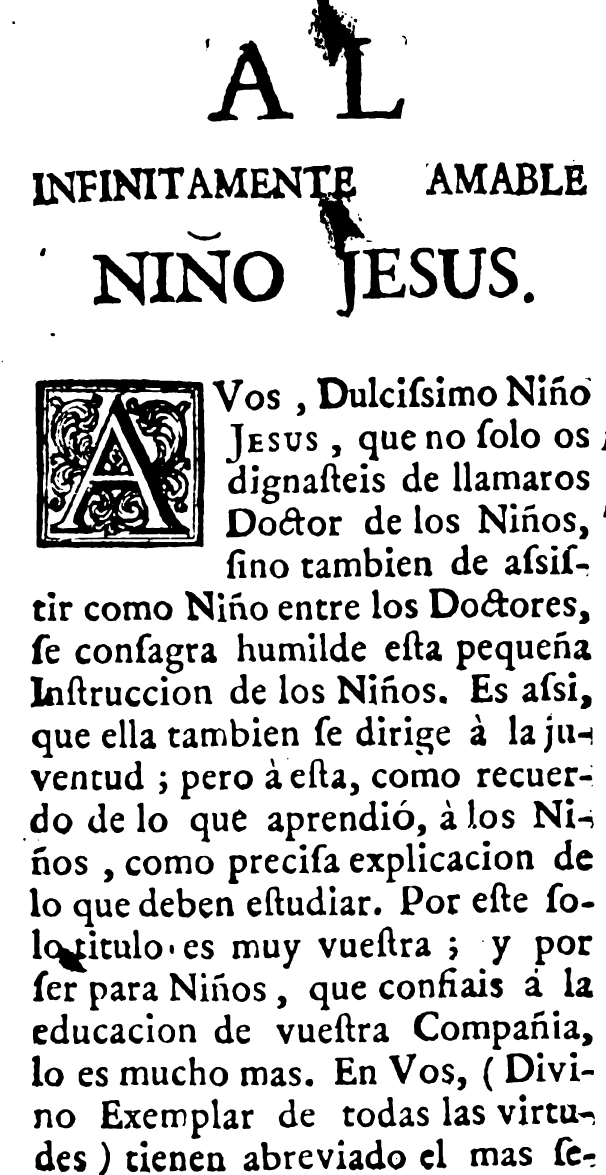
#> input picture training_file/processed_images/Buendia-page_1.jpg, 1212 x 2350 px, found by its file name (shown at 1/2 size)
$ jupyter execute --allow-errors training_Unet.ipynb   (shell and % lines are left out)
#> lines starting #> are read from the running program, lines starting #| are printed output that depends on the picture; after the words box and inside, x2 and y2 are one past the last pixel; in counts of white or black regions, pixels touching at a corner belong together
[cell 1]
import numpy as np
import matplotlib.pyplot as plt
import cv2
import os
from keras.layers import *
from keras.models import Model
from keras.optimizers import Adam
import random

#> (the rest of this cell did not finish here and is left out)

#> (a cell that did not finish here is left out)

[cell 3]
def unet(pretrained_weights = None,input_size = (512,512,1)):
    inputs = Input(input_size)
    conv1 = Conv2D(64, 3, activation = 'relu', padding = 'same', kernel_initializer = 'he_normal')(inputs)
    conv1 = Conv2D(64, 3, activation = 'relu', padding = 'same', kernel_initializer = 'he_normal')(conv1)
    pool1 = MaxPooling2D(pool_size=(2, 2))(conv1)
    conv2 = Conv2D(128, 3, activation = 'relu', padding = 'same', kernel_initializer = 'he_normal')(pool1)
    conv2 = Conv2D(128, 3, activation = 'relu', padding = 'same', kernel_initializer = 'he_normal')(conv2)
    pool2 = MaxPooling2D(pool_size=(2, 2))(conv2)
    conv3 = Conv2D(256, 3, activation = 'relu', padding = 'same', kernel_initializer = 'he_normal')(pool2)
    conv3 = Conv2D(256, 3, activation = 'relu', padding = 'same', kernel_initializer = 'he_normal')(conv3)
    pool3 = MaxPooling2D(pool_size=(2, 2))(conv3)
    conv4 = Conv2D(512, 3, activation = 'relu', padding = 'same', kernel_initializer = 'he_normal')(pool3)
    conv4 = Conv2D(512, 3, activation = 'relu', padding = 'same', kernel_initializer = 'he_normal')(conv4)
    drop4 = Dropout(0.5)(conv4)
    pool4 = MaxPooling2D(pool_size=(2, 2))(drop4)

    conv5 = Conv2D(1024, 3, activation = 'relu', padding = 'same', kernel_initializer = 'he_normal')(pool4)
    conv5 = Conv2D(1024, 3, activation = 'relu', padding = 'same', kernel_initializer = 'he_normal')(conv5)
    drop5 = Dropout(0.5)(conv5)

    up6 = Conv2D(512, 2, activation = 'relu', padding = 'same', kernel_initializer = 'he_normal')(UpSampling2D(size = (2,2))(drop5))
    merge6 = concatenate([drop4,up6], axis = 3)
    conv6 = Conv2D(512, 3, activation = 'relu', padding = 'same', kernel_initializer = 'he_normal')(merge6)
    conv6 = Conv2D(512, 3, activation = 'relu', padding = 'same', kernel_initializer = 'he_normal')(conv6)

    up7 = Conv2D(256, 2, activation = 'relu', padding = 'same', kernel_initializer = 'he_normal')(UpSampling2D(size = (2,2))(conv6))
    merge7 = concatenate([conv3,up7], axis = 3)
    conv7 = Conv2D(256, 3, activation = 'relu', padding = 'same', kernel_initializer = 'he_normal')(merge7)
    conv7 = Conv2D(256, 3, activation = 'relu', padding = 'same', kernel_initializer = 'he_normal')(conv7)

    up8 = Conv2D(128, 2, activation = 'relu', padding = 'same', kernel_initializer = 'he_normal')(UpSampling2D(size = (2,2))(conv7))
    merge8 = concatenate([conv2,up8], axis = 3)
    conv8 = Conv2D(128, 3, activation = 'relu', padding = 'same', kernel_initializer = 'he_normal')(merge8)
    conv8 = Conv2D(128, 3, activation = 'relu', padding = 'same', kernel_initializer = 'he_normal')(conv8)

    up9 = Conv2D(64, 2, activation = 'relu', padding = 'same', kernel_initializer = 'he_normal')(UpSampling2D(size = (2,2))(conv8))
    merge9 = concatenate([conv1,up9], axis = 3)
    conv9 = Conv2D(64, 3, activation = 'relu', padding = 'same', kernel_initializer = 'he_normal')(merge9)
    conv9 = Conv2D(64, 3, activation = 'relu', padding = 'same', kernel_initializer = 'he_normal')(conv9)
    conv9 = Conv2D(2, 3, activation = 'relu', padding = 'same', kernel_initializer = 'he_normal')(conv9)
    conv10 = Conv2D(1, 1, activation = 'sigmoid')(conv9)

    model = Model(inputs,conv10)

    model.compile(optimizer = Adam(learning_rate=1e-4), loss = 'binary_crossentropy', metrics = ['accuracy'])

    #model.summary()

    if(pretrained_weights):
    	model.load_weights(pretrained_weights)

    return model

#> (the rest of this cell did not finish here and is left out)

#> (a cell that did not finish here is left out)

#> (a cell that did not finish here is left out)

[cell 6]
from keras.callbacks import ModelCheckpoint

# Define ModelCheckpoint callback
#> (the rest of this cell did not finish here and is left out)

[cell 7]
from google.colab import drive
drive.mount('/content/drive')

#> (a cell that did not finish here is left out)

[cell 9]
import seaborn as sns
img=cv2.imread(f'/content/drive/MyDrive/human_ai_folder/processed_images/Buendia-page_1.jpg',0)
#> img is the input picture: shape (2350, 1212); min 0, max 255, mean 211.1
ret,img=cv2.threshold(img,150,255,cv2.THRESH_BINARY_INV)
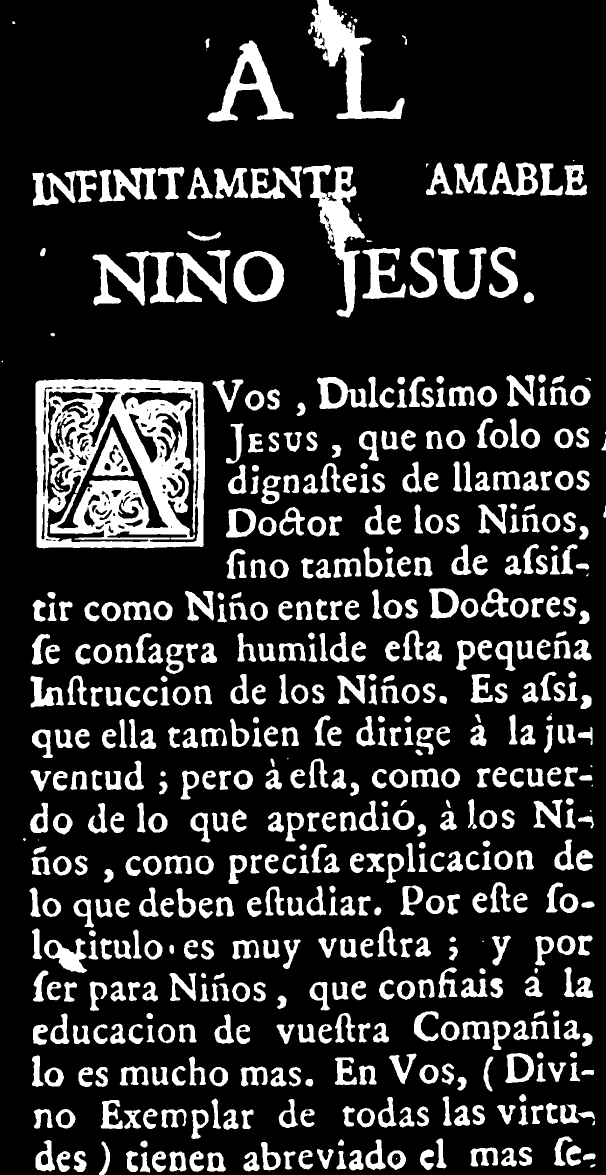
#> img: shape (2350, 1212) (shown at 1/2 size); 17.8% white; 579 white regions (27 under 20 px), largest, box (x1, y1, x2, y2) and area: (71, 758, 410, 1097) 69691, (616, 0, 809, 238) 13063, (606, 330, 730, 635) 11812
img=cv2.resize(img,(512,512))
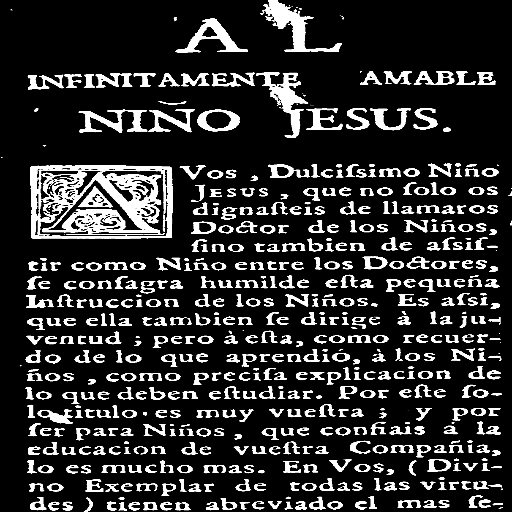
#> img: shape (512, 512); min 0, max 255, mean 45.5
img= np.expand_dims(img,axis=-1)

[cell 10]
img=np.expand_dims(img,axis=0)
#> (the rest of this cell did not finish here and is left out)

#> (a cell that did not finish here is left out)

[cell 12]
coordinates=[]
import cv2
img = cv2.imread('/content/test_img_mask.JPG',0)
cv2.threshold(img,0,255,cv2.THRESH_BINARY+cv2.THRESH_OTSU,img)
ori_img=cv2.imread('/content/drive/MyDrive/human_ai_folder/processed_images/Buendia-page_1.jpg')
ori_img=cv2.resize(ori_img,(512,512))
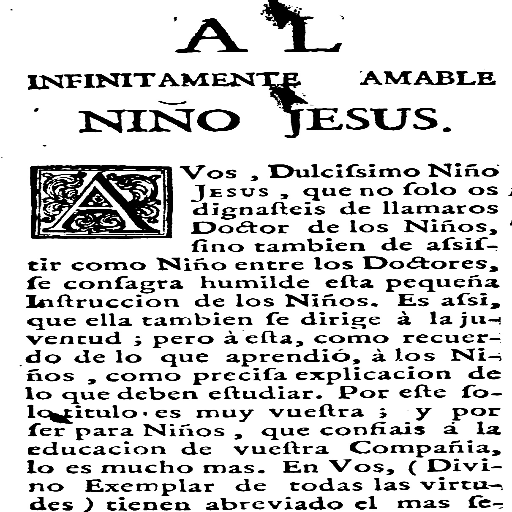
#> ori_img: shape (512, 512, 3); min 0, max 255, mean 210.9
contours, hier = cv2.findContours(img, cv2.RETR_EXTERNAL,cv2.CHAIN_APPROX_NONE)
#> contours = []
for c in contours:
    # get the bounding rect
    x, y, w, h = cv2.boundingRect(c)
    # draw a white rectangle to visualize the bounding rect
    cv2.rectangle(ori_img, (x, y), (x+w,y+h), 255, 1)
    coordinates.append([x,y,(x+w),(y+h)])
#> this loop made 0 passes
#> after the loop, coordinates = []

#cv2.drawContours(img, contours, -1, (255, 255, 0), 1)

cv2.imwrite("output.png",ori_img)
#> Out = True

[cell 13]
import cv2

img = cv2.imread('/content/test_img_mask.JPG',0)
cv2.threshold(img,0,255,cv2.THRESH_BINARY+cv2.THRESH_OTSU,img)
ori_img=cv2.imread('/content/drive/MyDrive/human_ai_folder/processed_images/Buendia-page_1.jpg')
ori_img=cv2.resize(ori_img,(512,512))
contours, hier = cv2.findContours(img, cv2.RETR_EXTERNAL,cv2.CHAIN_APPROX_NONE)
coordinates = []
for c in contours:
    # get the bounding rect
    x, y, w, h = cv2.boundingRect(c)
    coordinates.append([x, y, x+w, y+h])

# Find the minimum and maximum coordinates
#> (the rest of this cell did not finish here and is left out)

[cell 14]
import cv2

# Read the mask image in grayscale
img = cv2.imread('/content/test_img_mask.JPG', 0)
img_path='/content/drive/MyDrive/human_ai_folder/processed_images/Buendia-page_1.jpg'

# Apply Otsu's threshold to get a binary image
_, thresholded_img = cv2.threshold(img, 0, 255, cv2.THRESH_BINARY + cv2.THRESH_OTSU)

# Read the original image
ori_img = cv2.imread(img_path)

# Get original dimensions
ori_height, ori_width = ori_img.shape[:2]
#> ori_height = 2350; ori_width = 1212

# Resize the original image to 512x512 to find contours on the same scale
#> (the rest of this cell did not finish here and is left out)

[cell 15]
import cv2

# Read the mask image in grayscale
img = cv2.imread('/content/test_img_mask.JPG', 0)

# Apply Otsu's threshold to get a binary image
_, thresholded_img = cv2.threshold(img, 0, 255, cv2.THRESH_BINARY + cv2.THRESH_OTSU)

# Read the original image
ori_img = cv2.imread(img_path)

# Get original dimensions
ori_height, ori_width = ori_img.shape[:2]

# Resize the original image to 512x512 to find contours on the same scale
#> (the rest of this cell did not finish here and is left out)

[cell 16]
import cv2
import numpy as np

def crop_text_region(mask_path, original_image_path, output_path):
    # Read the mask image in grayscale
#> called with mask_path = '/content/test_img_mask.JPG', output_path = '/content/output1.png'
    mask = cv2.imread(mask_path, 0)

    # Read the original image
    original_img = cv2.imread(original_image_path)

    # Get original dimensions
    ori_height, ori_width = original_img.shape[:2]
#> ori_height = 2350; ori_width = 1212

    # Resize the mask to match the original image dimensions
    resized_mask = cv2.resize(mask, (ori_width, ori_height))

    # Apply Otsu's threshold to get a binary image
    _, binary_mask = cv2.threshold(resized_mask, 0, 255, cv2.THRESH_BINARY + cv2.THRESH_OTSU)

    # Apply morphological operations to remove noise and connect nearby text
    kernel = np.ones((5,5), np.uint8)
    cleaned_mask = cv2.morphologyEx(binary_mask, cv2.MORPH_CLOSE, kernel)
    cleaned_mask = cv2.morphologyEx(cleaned_mask, cv2.MORPH_OPEN, kernel)

    # Find contours in the cleaned mask
    contours, _ = cv2.findContours(cleaned_mask, cv2.RETR_EXTERNAL, cv2.CHAIN_APPROX_SIMPLE)

    # Filter contours based on area to remove small noise
    min_contour_area = 100  # Adjust this value as needed
    valid_contours = [cnt for cnt in contours if cv2.contourArea(cnt) > min_contour_area]

    if not valid_contours:
        print("No valid text regions found.")
        return None

    # Find the bounding rectangle that encompasses all valid contours
    x_min, y_min = ori_width, ori_height
    x_max, y_max = 0, 0

    for contour in valid_contours:
        x, y, w, h = cv2.boundingRect(contour)
        x_min = min(x_min, x)
        y_min = min(y_min, y)
        x_max = max(x_max, x + w)
        y_max = max(y_max, y + h)

    #add padding
    padding = 10
    x_min = max(0, x_min - padding)
    y_min = max(0, y_min - padding)
    x_max = min(ori_width, x_max + padding)
    y_max = min(ori_height, y_max + padding)

    # Crop the original image
    cropped_img = original_img[y_min:y_max, x_min:x_max]

    # Save the cropped image
    cv2.imwrite(output_path, cropped_img)

    return output_path

# Usage
mask_path = '/content/test_img_mask.JPG'
original_image_path = '/content/drive/MyDrive/human_ai_folder/processed_images/Buendia-page_1.jpg'
output_path = '/content/output1.png'


#> (the rest of this cell did not finish here and is left out)

$ run again, with cleaned_images/image_with_border.jpg copied over training_file/processed_images/Buendia-page_1.jpg
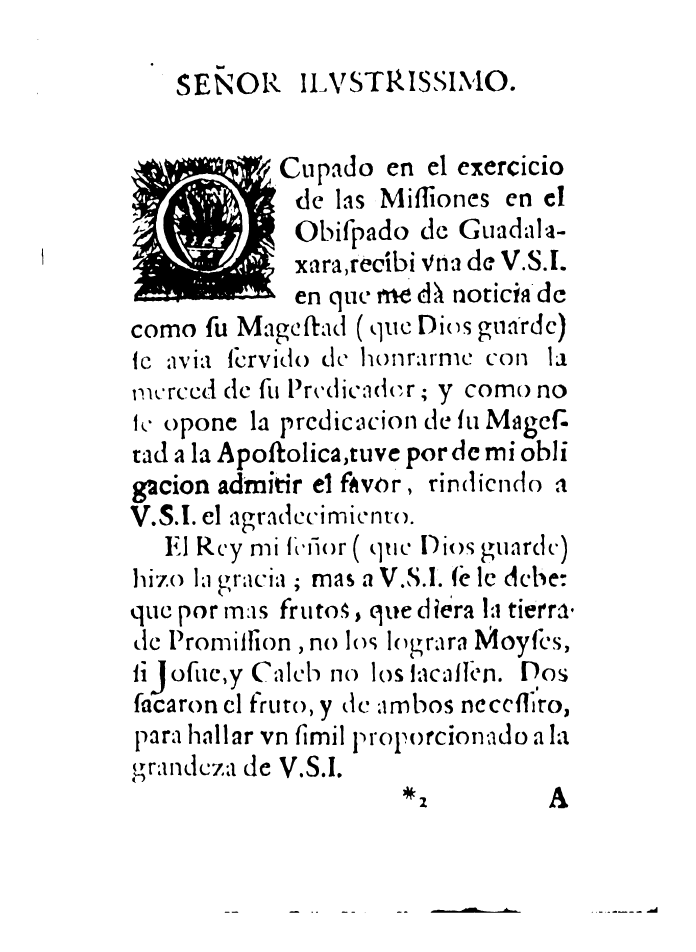
#> input picture cleaned_images/image_with_border.jpg, 2781 x 3808 px, found by its file name (shown at 1/4 size)
#> img is the input picture: shape (3808, 2781); min 0, max 255, mean 235
#> `ret,img=cv2.threshold(img,150,255,cv2.THRESH_BINARY_INV)`:
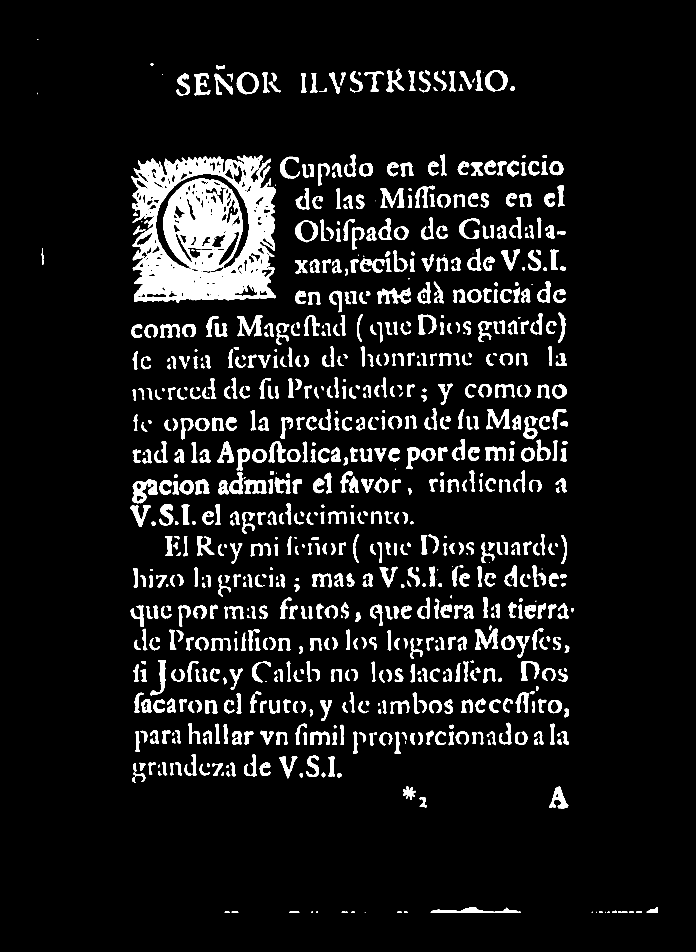
#> img: shape (3808, 2781) (shown at 1/4 size); 7.9% white; 898 white regions (41 under 20 px), largest, box (x1, y1, x2, y2) and area: (524, 621, 1104, 1210) 221833, (529, 1918, 630, 2013) 4725, (1509, 1151, 1644, 1214) 3879
#> `ori_img=cv2.resize(ori_img,(512,512))`:
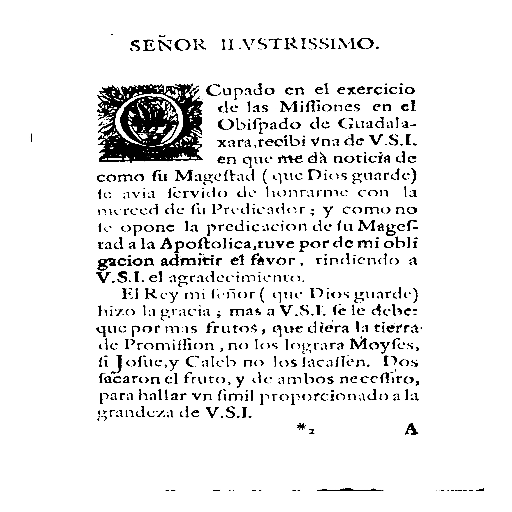
#> ori_img: shape (512, 512, 3); min 0, max 255, mean 235
#> contours = []
#> Out = True
